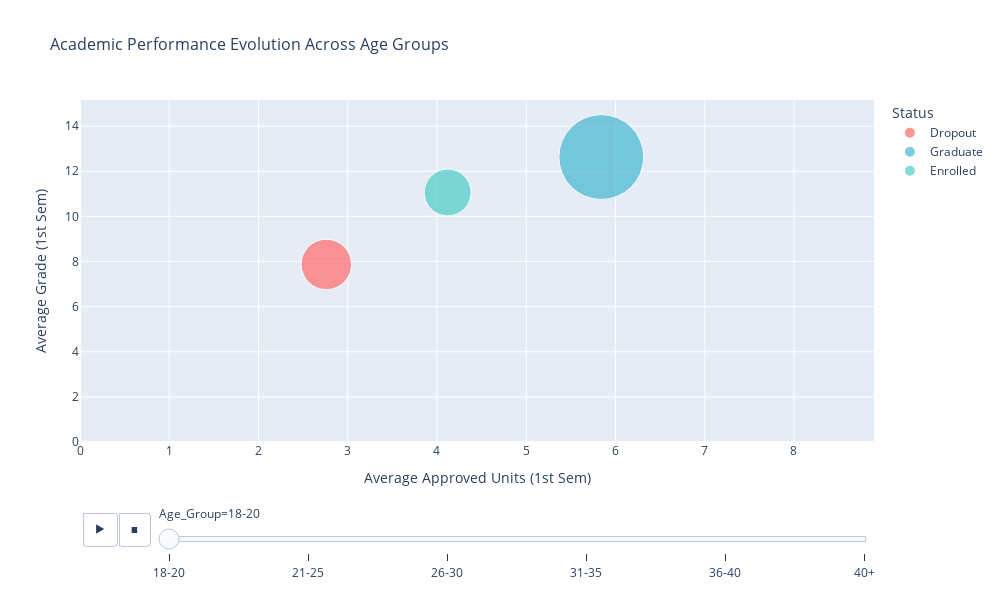

Source (notebook cell):
### Code cell
# Visualize target per age distribution (animation)
data['Age_Group'] = pd.cut(data['Age at enrollment'], 
                           bins=[17, 20, 25, 30, 35, 40, 100],
                           labels=['18-20', '21-25', '26-30', '31-35', '36-40', '40+'])

# Prepare data for animation
age_anim_data = []
for age_group in ['18-20', '21-25', '26-30', '31-35', '36-40', '40+']:
    for target in data['Target'].unique():
        subset = data[(data['Age_Group'] == age_group) & (data['Target'] == target)]
        if len(subset) > 0:
            age_anim_data.append({
                'Age_Group': age_group,
                'Target': target,
                'Avg_1st_Sem_Grade': subset['Curricular units 1st sem (grade)'].mean(),
                'Avg_2nd_Sem_Grade': subset['Curricular units 2nd sem (grade)'].mean(),
                'Avg_Approved_1st': subset['Curricular units 1st sem (approved)'].mean(),
                'Avg_Approved_2nd': subset['Curricular units 2nd sem (approved)'].mean(),
                'Count': len(subset),
                'Dropout_Rate': (subset['Target'] == 'Dropout').sum() / len(subset) * 100
            })

df_age_anim = pd.DataFrame(age_anim_data)

# Create animated bubble chart
fig = px.scatter(df_age_anim,
                 x='Avg_Approved_1st',
                 y='Avg_1st_Sem_Grade',
                 animation_frame='Age_Group',
                 color='Target',
                 size='Count',
                 hover_name='Target',
                 hover_data={
                     'Avg_Approved_1st': ':.2f',
                     'Avg_1st_Sem_Grade': ':.2f',
                     'Count': True,
                     'Target': False
                 },
                 title='Academic Performance Evolution Across Age Groups',
                 labels={
                     'Avg_Approved_1st': 'Average Approved Units (1st Sem)',
                     'Avg_1st_Sem_Grade': 'Average Grade (1st Sem)',
                     'Target': 'Status'
                 },
                 color_discrete_map={'Dropout': '#ff6b6b', 'Enrolled': '#4ecdc4', 'Graduate': '#45b7d1'},
                 size_max=60)

# Graph informations
fig.update_layout(
    width=1000,
    height=600,
    font=dict(size=12),
    title_font_size=16,
    xaxis=dict(range=[0, df_age_anim['Avg_Approved_1st'].max() + 1]),
    yaxis=dict(range=[0, df_age_anim['Avg_1st_Sem_Grade'].max() + 2])
)

fig.show()

# Statistics
print("\nSummary: Academic Performance by Age Group")
print("="*80)
print(df_age_anim.pivot_table(
    values=['Avg_1st_Sem_Grade', 'Count'],
    index='Age_Group',
    columns='Target',
    aggfunc='mean'
).round(2))

### Figure 1 — Plotly figure (JSON) as saved in the notebook; plotly's stock layout.template omitted (floating-point values rounded to 4 significant figures)
{"data": [{"customdata": [[542, "Dropout"]], "hovertemplate": "<b>%{hovertext}</b><br><br>Age_Group=18-20<br>Average Approved Units (1st Sem)=%{x:.2f}<br>Average Grade (1st Sem)=%{y:.2f}<br>Count=%{customdata[0]}<extra></extra>", "hovertext": ["Dropout"], "legendgroup": "Dropout", "marker": {"color": "#ff6b6b", "size": [542], "sizemode": "area", "sizeref": 0.4264, "symbol": "circle"}, "mode": "markers", "name": "Dropout", "orientation": "v", "showlegend": true, "type": "scatter", "x": [2.76], "xaxis": "x", "y": [7.871], "yaxis": "y"}, {"customdata": [[1535, "Graduate"]], "hovertemplate": "<b>%{hovertext}</b><br><br>Age_Group=18-20<br>Average Approved Units (1st Sem)=%{x:.2f}<br>Average Grade (1st Sem)=%{y:.2f}<br>Count=%{customdata[0]}<extra></extra>", "hovertext": ["Graduate"], "legendgroup": "Graduate", "marker": {"color": "#45b7d1", "size": [1535], "sizemode": "area", "sizeref": 0.4264, "symbol": "circle"}, "mode": "markers", "name": "Graduate", "orientation": "v", "showlegend": true, "type": "scatter", "x": [5.841], "xaxis": "x", "y": [12.63], "yaxis": "y"}, {"customdata": [[469, "Enrolled"]], "hovertemplate": "<b>%{hovertext}</b><br><br>Age_Group=18-20<br>Average Approved Units (1st Sem)=%{x:.2f}<br>Average Grade (1st Sem)=%{y:.2f}<br>Count=%{customdata[0]}<extra></extra>", "hovertext": ["Enrolled"], "legendgroup": "Enrolled", "marker": {"color": "#4ecdc4", "size": [469], "sizemode": "area", "sizeref": 0.4264, "symbol": "circle"}, "mode": "markers", "name": "Enrolled", "orientation": "v", "showlegend": true, "type": "scatter", "x": [4.119], "xaxis": "x", "y": [11.06], "yaxis": "y"}], "layout": {"font": {"size": 12}, "height": 600, "legend": {"itemsizing": "constant", "title": {"text": "Status"}, "tracegroupgap": 0}, "sliders": [{"active": 0, "currentvalue": {"prefix": "Age_Group="}, "len": 0.9, "pad": {"b": 10, "t": 60}, "steps": [{"args": [["18-20"], {"frame": {"duration": 0, "redraw": false}, "fromcurrent": true, "mode": "immediate", "transition": {"duration": 0, "easing": "linear"}}], "label": "18-20", "method": "animate"}, {"args": [["21-25"], {"frame": {"duration": 0, "redraw": false}, "fromcurrent": true, "mode": "immediate", "transition": {"duration": 0, "easing": "linear"}}], "label": "21-25", "method": "animate"}, {"args": [["26-30"], {"frame": {"duration": 0, "redraw": false}, "fromcurrent": true, "mode": "immediate", "transition": {"duration": 0, "easing": "linear"}}], "label": "26-30", "method": "animate"}, {"args": [["31-35"], {"frame": {"duration": 0, "redraw": false}, "fromcurrent": true, "mode": "immediate", "transition": {"duration": 0, "easing": "linear"}}], "label": "31-35", "method": "animate"}, {"args": [["36-40"], {"frame": {"duration": 0, "redraw": false}, "fromcurrent": true, "mode": "immediate", "transition": {"duration": 0, "easing": "linear"}}], "label": "36-40", "method": "animate"}, {"args": [["40+"], {"frame": {"duration": 0, "redraw": false}, "fromcurrent": true, "mode": "immediate", "transition": {"duration": 0, "easing": "linear"}}], "label": "40+", "method": "animate"}], "x": 0.1, "xanchor": "left", "y": 0, "yanchor": "top"}], "title": {"font": {"size": 16}, "text": "Academic Performance Evolution Across Age Groups"}, "updatemenus": [{"buttons": [{"args": [null, {"frame": {"duration": 500, "redraw": false}, "fromcurrent": true, "mode": "immediate", "transition": {"duration": 500, "easing": "linear"}}], "label": "&#9654;", "method": "animate"}, {"args": [[null], {"frame": {"duration": 0, "redraw": false}, "fromcurrent": true, "mode": "immediate", "transition": {"duration": 0, "easing": "linear"}}], "label": "&#9724;", "method": "animate"}], "direction": "left", "pad": {"r": 10, "t": 70}, "showactive": false, "type": "buttons", "x": 0.1, "xanchor": "right", "y": 0, "yanchor": "top"}], "width": 1000, "xaxis": {"anchor": "y", "domain": [0, 1], "range": [0, 8.897], "title": {"text": "Average Approved Units (1st Sem)"}}, "yaxis": {"anchor": "x", "domain": [0, 1], "range": [0, 15.16], "title": {"text": "Average Grade (1st Sem)"}}}}
